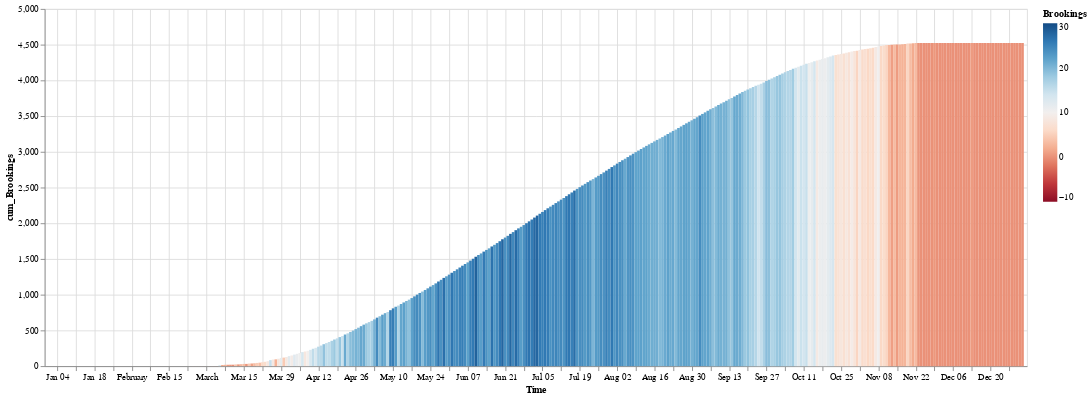

Here is the notebook cell this chart was saved with:
### Code cell
plot_gdd_counties('Brookings')

### Figure 1 — Vega-Lite specification as saved in the notebook (floating-point values rounded to 4 significant figures; data arrays with more than 128 entries replaced by an {"elided": "..."} marker saying what was removed)
{"config": {"view": {"continuousWidth": 400, "continuousHeight": 300}}, "data": {"name": "data-0c38208eb012c0e7396326411e59c6cd"}, "mark": {"type": "bar", "size": 3}, "encoding": {"color": {"field": "Brookings", "scale": {"domain": [-10, 30], "scheme": "redblue"}, "type": "quantitative"}, "tooltip": [{"field": "doy", "title": "doy", "type": "quantitative"}, {"field": "Brookings", "title": "gdd", "type": "quantitative"}], "x": {"field": "Time", "type": "temporal"}, "y": {"field": "cum_Brookings", "type": "quantitative"}}, "height": 400, "width": 1100, "$schema": "https://vega.github.io/schema/vega-lite/v4.17.0.json", "datasets": {"data-0c38208eb012c0e7396326411e59c6cd": {"elided": "366 records"}}}
